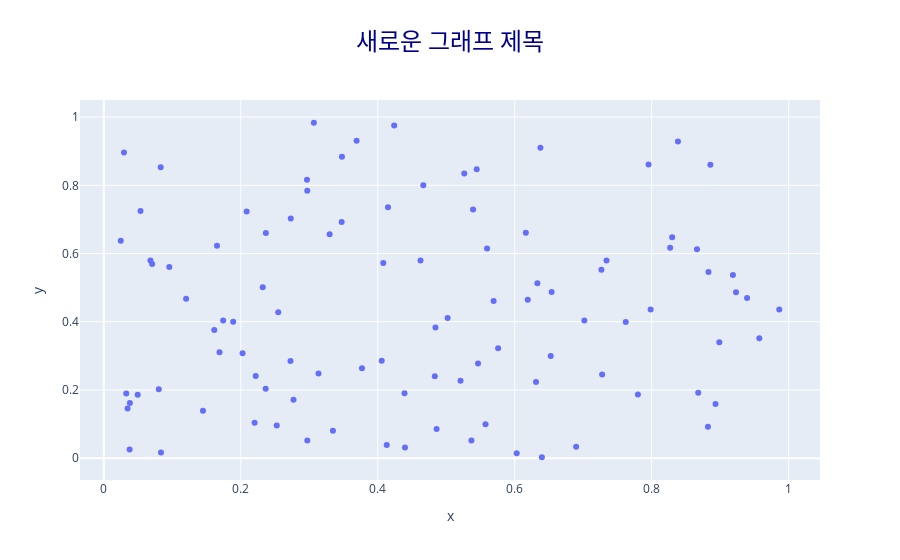

Write notebook code for a chart like this one.
### Code cell
# fig = px.scatter(df, x="x", y="y", color="color", title="산점도 차트")
fig = px.scatter(df, x="x", y="y", title="산점도 차트")

# 추가 설정
fig.update_layout(
    title={
        'text':"새로운 그래프 제목",
        "font":{"size":24, "color":"darkblue"},
        "x":0.5 # 제목위치
    }
)

fig.show()
